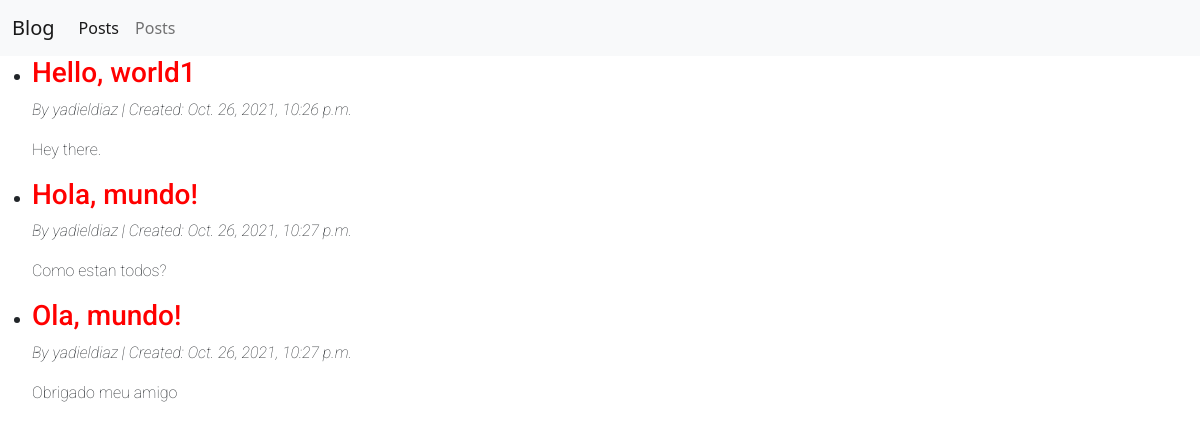
The page / on the database its author committed.
### blog/models.py (models this page shows, shortened)
class Post(models.Model):
    title = models.CharField(max_length=200)
    author = models.ForeignKey(
        'auth.User',
        on_delete=models.CASCADE
    )
    body = models.TextField()
    created_at = models.DateTimeField(auto_now_add=True)

### blog/views.py (the view)
# urls.py: path('', PostListView.as_view(), name='home'),
class PostListView(ListView):
    model = Post
    template_name = "post_list.html"

### templates/post_list.html (shortened to what this page needs)
{% extends 'base.html' %}
{% block content %}
    <ul>
    {% for post in post_list %}
        <li>
            <a href="{% url 'post_detail' post.id %}"><h3>{{ post.title }}</h3></a>
            <p id="subtitle">By {{ post.author }} | Created: {{ post.created_at }}</p>
            <p>{{ post.body }}</p>
        </li>
    {% endfor %}
    </ul>
{% endblock content %}

### templates/base.html (shortened to what this page needs)
{% load static %}
<!DOCTYPE html>
<html lang="en">
<head>
    <link href="https://cdn.jsdelivr.net/npm/bootstrap@5.1.3/dist/css/bootstrap.min.css" rel="stylesheet">
    <link rel="stylesheet" href="{% static 'css/base.css' %}">
</head>
<body>
    <nav class="navbar navbar-expand-lg navbar-light bg-light">
        <div class="container-fluid">
            <a class="navbar-brand" href="#">Blog</a>
            <div class="collapse navbar-collapse" id="navbarNav">
            <ul class="navbar-nav">
                <li class="nav-item">
                <a class="nav-link active" aria-current="page" href="#">Posts</a>
                </li>
                <li class="nav-item">
                <a class="nav-link" href="#">Posts</a>
                </li>
            </ul>
            </div>
        </div>
    </nav>
    {% block content %}
    {% endblock content %}
</body>
</html>

### static/css/base.css (style rules this page uses)
h3 { color:red; font-family: 'Roboto', sans-serif; font-weight: 500; }
a { text-decoration: none; }
p { font-family: 'Roboto', sans-serif; font-weight: 100; }
#subtitle { font-family: 'Roboto', sans-serif; font-weight: 100; font-style: italic; }

### rows shown on the page
Post: title "Hello, world1", author "yadieldiaz", created_at "Oct. 26, 2021, 10:26 p.m.", body "Hey there."
Post: title "Hola, mundo!", author "yadieldiaz", created_at "Oct. 26, 2021, 10:27 p.m.", body "Como estan todos?"
Post: title "Ola, mundo!", author "yadieldiaz", created_at "Oct. 26, 2021, 10:27 p.m.", body "Obrigado meu amigo"
